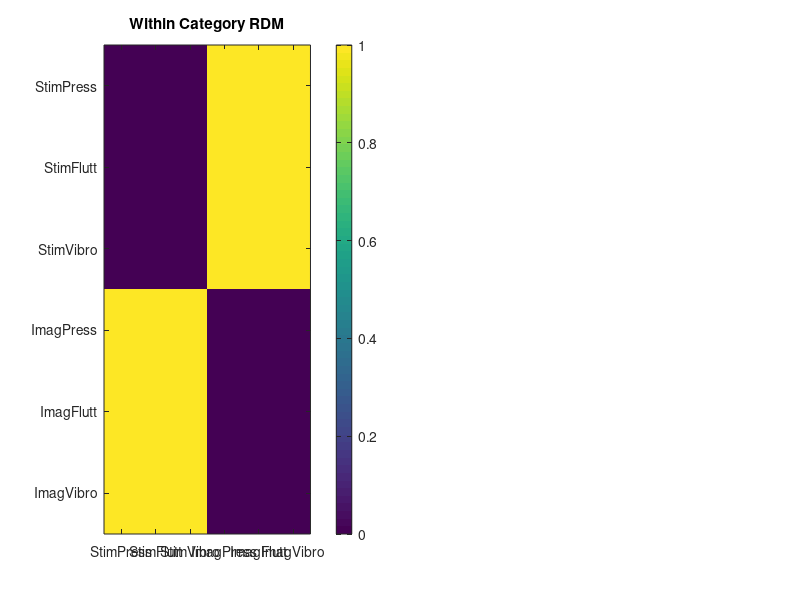

This chart was generated by the following MATLAB code: (Note: this script raises an error after producing the figure.)
%% RREPRESENTATIONAL SIMILARITY ANALYSIS 
% 
% Denise Kittelmann 


% This script performs a searchlight-based representational similarity analysis (RSA) 
% over the whole brain based on similarity template provided by TDT. 
% For each searchlight (i.e each voxel), a neural-based (here based on fMRI data) r
% epresentational dissimilarity matrix (RDM) is computed.
% Then, each neural RDM is correlated with two different stimulus-based RDMs.
% Finally, a brain mask (consisting of correlation coefficients in each voxel) 
% is created, which can be used later to extract the regions underlying 
% each searchlight.


% =====================================================================
%                           SET UP 
% =====================================================================


% REQUIREMENTS: 

% The Decoding Toolbox (TDT)*
% SPM12* 
% Betas from an SPM.mat (i.e. a GLM should have been estimated beforehand) 
% Model-based RDMs (e.g. stimuli-based RDMs)

% *both toolboxes need to be added to the MATLAB path!

clearvars; 


%% Create stimulus-based RDMs 

% within categories model: (high dissimilarity between stimulation & mental imagery, 
% low dissimilarity within stimulation & imagery conditions)
within_categories_model = [0 0 0 1 1 1]; 
within_categories_model_matrix = squareform(pdist(within_categories_model'));
%figure; imagesc(within_categories_model_matrix)


% stimulus type model: 
stimulus_type_model = [0 1 1 0.5 1 1; ...
                           1 0 1 1 0.5 1; ...
                           1 1 0 1 1 0.5; ...
                           0.5 1 1 0 1 1; ...
                           1 0.5 1 1 0 1; ...
                           1 1 0.5 1 1 0];
stimulus_type_model_matrix = stimulus_type_model;
%figure; imagesc(stimulus_type_model_matrix)


% Figure for all distance matrices 

x_labels = {'StimPress', 'StimFlutt', 'StimVibro', 'ImagPress', 'ImagFlutt', 'ImagVibro'}; 
y_labels = {'StimPress', 'StimFlutt', 'StimVibro', 'ImagPress', 'ImagFlutt', 'ImagVibro'};


RDMs = figure; 
subplot(1,2,1)
imagesc(within_categories_model_matrix)
title('Within Category RDM')
xticklabels(x_labels)
yticklabels(y_labels)
c= colorbar; 
c.Label.String = 'Dissimilarity'; 
subplot(1,2,2)
imagesc(stimulus_type_model_matrix)
title('Stimulus Type RDM') 
xticklabels(x_labels)
yticklabels(y_labels)
c= colorbar; 
c.Label.String = 'Dissimilarity'; 

% savesas(RDMs,fullfile(results_dir, 'RDMs.png'))

%% Compute fMRI-based RDMs for each sphere 

% searchlight radius is kept to default, i.e. 

for subj = 1:10 
    subj_str = sprintf('%02d', subj);

    % Set tdt decoding defaults
    cfg = decoding_defaults;
    cfg.analysis = 'searchlight';
    cfg.result.write = 1; 
    cfg.results.overwrite = 1; % set to 0 if you don't want to overwrite  

    % Set the results directory 
    cfg.results.dir = ['/Users/denisekittelmann/Documents/MATLAB/RSA_statsproject/results/sub_', subj_str, '/'];

    % Set the filepath where your SPM.mat and all related betas are, e.g. 'c:\exp\glm\model_button'
    beta_loc = ['/Users/denisekittelmann/Documents/MATLAB/RSA_statsproject/data/sub_',  subj_str, '/1st_level_good_bad_Imag/'];

    % Set the filename of your brain mask (or your ROI masks as cell
    % matrix), e.g.'c:\exp\roi\roimaskright.img'
    cfg.files.mask = ['/Users/denisekittelmann/Documents/MATLAB/RSA_statsproject/data/sub_',  subj_str, '/1st_level_good_bad_Imag/mask.nii']; 

    % Set the label names to the regressor names for similarity analysis
    % e.g. 'button left' and 'button right'
    % Don't remember the names? -> run display_regressor_names(beta_loc)
    labelnames = {'StimPress', 'StimFlutt', 'StimVibro', 'ImagPress', 'ImagFlutt', 'ImagVibro'};

    % Set arbitrary labels 
    labels=[1 2 3 4 5 6];

    % set everything to dis-/similarity analysis (for available options as model parameters, check decoding_software/pattern_similarity/pattern_similarity.m)
    cfg.decoding.software = 'distance'; % calculates the distances instead of similarities
    cfg.decoding.method = 'classification';
    cfg.decoding.train.classification.model_parameters = 'cveuclidean2'; % cross validated euclidean
    cfg.results.output = 'other_average'; 
    % 'other_average' = average means across folds
    % 'other' = one similarity estimate per condition per run
    % 'other_meandist' = averages across (dis)similarity matrices of each cross-validation 
    %  iteration and across all cells of the lower diagonal (i.e. all distance comparisons)

    % Set additional parameters manually 

    %cfg.searchlight.unit = 'mm';
    %cfg.searchlight.radius = 12; 
    %cfg.searchlight.spherical = 1; if SL should be a spherical in mm (not in voxels)
    %cfg.verbose = 2; % you want all information to be printed on screen
    % cfg.decoding.train.classification.model_parameters = '-s 0 -t 0 -c 1 -b 0 -q';
    % cfg.results.output = {'accuracy_minus_chance','AUC_minus_chance'};
    %cfg.results.output = {'accuracy_minus_chance'};

  
    % Nothing needs to be changed below for a standard similarity analysis using all data

    % The following function extracts all beta names and corresponding run
    % numbers from the SPM.mat
    regressor_names = design_from_spm(beta_loc);

    % Extract all information for the cfg.files structure (labels will be [1 2 3 4 5 6])
    cfg = decoding_describe_data(cfg,labelnames,labels,regressor_names,beta_loc);

    % This creates a RSA design with cross-validation 
    cfg.design = make_design_similarity_cv(cfg);
   
    % Run decoding
    results = decoding(cfg);

end

% Plot RDM
% figure; heatmap(results.other_average.output{1}(1:6,1:6), 'colormap', jet)


%% Compute representational similiarity by correlating stimulus-based RDMs & fMRI based RDM 

 % Correlate sRDM with fRDM for each searchlight peak voxel for all
 % participants

 for subj = 1:10
     subj_str = sprintf('%02d', subj);

     results_dir = ['/Users/denisekittelmann/Documents/MATLAB/RSA_statsproject/results/sub_', subj_str, '/'];
     load(fullfile(results_dir,'res_other_average.mat'));
     mask_file = ['/Users/denisekittelmann/Documents/MATLAB/RSA_statsproject/data/sub_',  subj_str, '/1st_level_good_bad_Imag/mask.nii'];

     RDM_per_searchlight = results.other_average.output; % fRDM in each each sphere based on cv euclidean distance

     % Calculate correlation coefficients for each stimulus-based RDM

     RS_withincategoryRDMxnRDM = [];
     RS_stimulustypeRDMxnRDM = [];

     for i = 1:length(RDM_per_searchlight)
         RS_withincategoryRDMxnRDM(i) = corr(within_categories_model_matrix(:), RDM_per_searchlight{i}(:),'type','Spearman'); % spearman correlation
         RS_stimulustypeRDMxnRDM(i) = corr(stimulus_type_model_matrix(:), RDM_per_searchlight{i}(:),'type','Spearman');
     end

     % transpose each RSM to get a column vector
     RS_withincategoryRDMxnRDM = RS_withincategoryRDMxnRDM';
     RS_stimulustypeRDMxnRDM =  RS_stimulustypeRDMxnRDM';

     % Create brain mask with correlation coeffecients in each voxel for each participant

     % brain mask withincategory RDM x nRDM
     [Y,xyz] = spm_read_vols(spm_vol(mask_file));
     Y(results.mask_index)= RS_withincategoryRDMxnRDM;
     V = spm_vol(fullfile(results_dir,'beta_0001.nii')); % use header info from beta_001
     spm_write_vol(V,Y); % write mask

     % brain mask stimulus typ RDM x nRDM

     [Y,xyz] = spm_read_vols(spm_vol(mask_file));
     Y(results.mask_index)=  RS_stimulustypeRDMxnRDM;
     V = spm_vol(fullfile(results_dir,'beta_0002.nii')); % use header info from beta_002
     V = spm_write_vol(V,Y); % write mask

     save(fullfile(results_dir,'RS_withincategoryRDMxnRDM.mat'),'RS_withincategoryRDMxnRDM');
     save(fullfile(results_dir, 'RS_stimulustypeRDMxnRDM.mat'),'RS_stimulustypeRDMxnRDM');
 end


